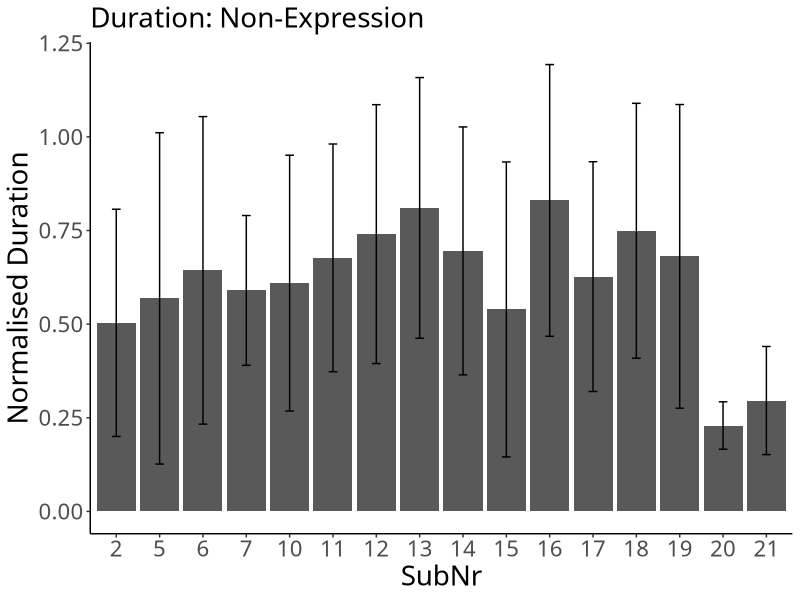
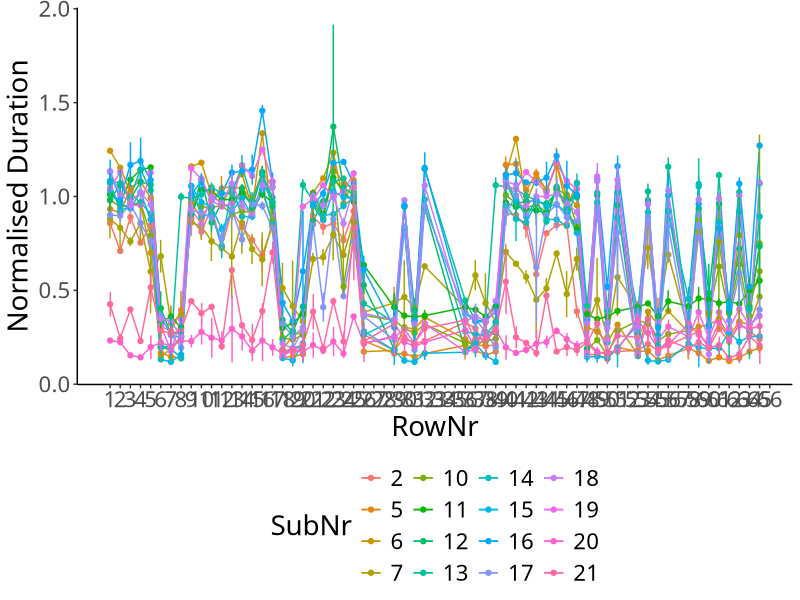

The R source for these figures, in order:
## ---- chunk 1
# packages
# data manipulation
if (!require("data.table")) {install.packages("data.table"); require("data.table")}
# plot
if (!require("ggplot2")) {install.packages("ggplot2"); require("ggplot2")}

# ggplots
theme_set(theme_classic())
theme_update(text = element_text(size = 20, family = "Helvetica Neue LT Std 57 Condensed"), legend.position = "bottom")
## ---- chunk 2
# read a filtered csv
df_onset <- fread("./preprocessor/filtered/data_onset.csv", header = T, sep = ",", dec = ".")
df_offset <- fread("./preprocessor/filtered/data_offset.csv", header = T, sep = ",", dec = ".")

# SubNr as a factor
df_onset$SubNr <- as.factor(df_onset$SubNr)
df_offset$SubNr <- as.factor(df_offset$SubNr)

# assign RowNr
df_onset$RowNr <- rep(1:72, nrow(df_onset)/72)
df_offset$RowNr <- rep(1:72, nrow(df_offset)/72)
## ---- chunk 3
# extract trials which have both onset and offset data
df_onset$Eval <- "NA"
for (subnr in unique(df_offset$SubNr)){
  for (trial in unique(df_offset[SubNr == subnr]$Trial)){
    df_onset[SubNr == subnr & TrialNr == trial]$Eval <- "Yes"
  }
}
df_duration <- df_onset[Eval == "Yes"]

# check whether each row corresponds correctly
df_duration$Eval2 <- "NA"
for (i in 1:nrow(df_duration)){
  if (df_duration[i]$SubNr == df_offset[i]$SubNr & df_duration[i]$TrialNr == df_offset[i]$TrialNr & df_duration[i]$Pitch == df_offset[i]$Pitch){
    df_duration[i]$Eval2 <- "SAME"
  } else {
    df_duration[i]$Eval2 <- "DIFF"
  }
}
print(unique(df_duration$Eval2))

# calculate duration
df_duration$Duration <- df_offset$TimeStamp - df_duration$TimeStamp

# convert bpm to ms
df_duration[Tempo == 120]$Tempo <- 250
df_duration[Tempo == 110]$Tempo <- 273
df_duration[Tempo == 100]$Tempo <- 300

# normalised Duration
df_duration$normDu <- df_duration$Duration/df_duration$Tempo

# remove irrelevant intervals
ls_irrelevant <- list(c(27:28), c(33:35), 52, 57, c(66:72))
df_duration$EighthNote <- "Yes"

for (phrase in 1:length(ls_irrelevant)){
  for (note in 1:length(ls_irrelevant[[phrase]])){
    df_duration[RowNr == ls_irrelevant[[phrase]][note]]$EighthNote <- "No"
  }
}
## ---- chunk 4
# For each individual
duration <- df_duration[EighthNote == "Yes", .(N = length(normDu), Mean = mean(normDu), SD = sd(normDu)), by = .(SubNr)]
print(duration)
## ---- chunk 5
p_duration <- ggplot(data = duration, aes(x = SubNr, y = Mean)) +
  geom_bar(stat = "identity", position = position_dodge()) +
  geom_errorbar(aes(ymin = Mean - SD, ymax = Mean + SD),
                width = .2, position = position_dodge(.9)) +
  labs(y = "Normalised Duration", subtitle = "Duration: Non-Expression")
p_duration
## ---- chunk 6
# For each individual
duration_seq <- df_duration[EighthNote == "Yes", .(N = length(normDu), Mean = mean(normDu), SD = sd(normDu)), .(SubNr, RowNr)]

p_duration_seq <- ggplot(data = duration_seq, aes(x = RowNr, y = Mean, colour = SubNr)) +
  geom_line() +
  geom_point() +
  geom_errorbar(aes(ymin = Mean - SD, ymax = Mean + SD), width=.2,
                position = position_dodge(.05)) + 
  labs(x = "RowNr", y = "Normalised Duration") + scale_x_continuous(breaks=seq(1,66,1))
p_duration_seq
## ---- chunk 7
# Group mean
duration_all <- df_duration[EighthNote == "Yes", .(N = length(normDu), Mean = mean(normDu), SD = sd(normDu))]
print(duration_all)
## ---- chunk 8
excluded_duration <- duration[Mean < mean(duration$Mean)+3*mean(duration$SD) & Mean > mean(duration$Mean)-3*mean(duration$SD)]
print(excluded_duration)
## ---- chunk 9
# export df_duration
write.csv(df_duration, file = "./data_duration.csv", row.names = F)
